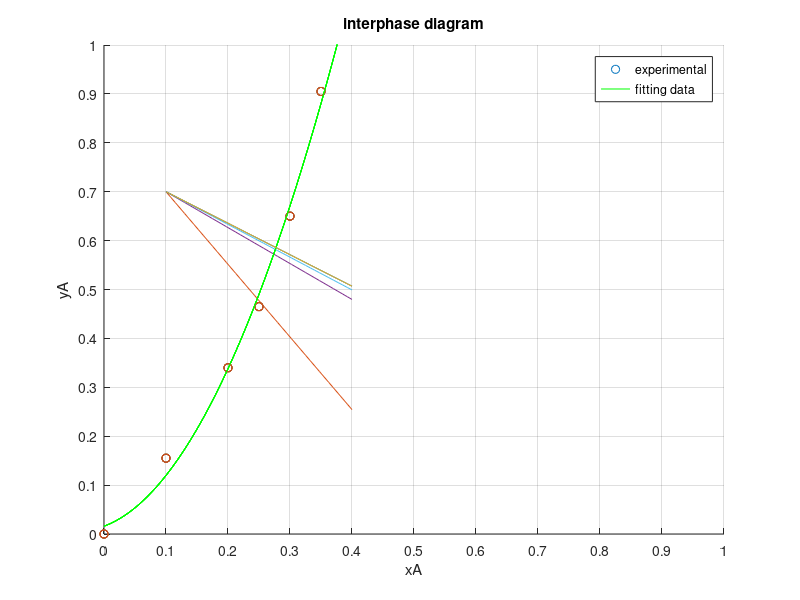

Recreate this plot in MATLAB.
clc;
clear;

kx = 1.53; % kx' = 1.53 kmol/m^2*h
ky = 1.03; % ky' = 1.03 kmol/m^2*h
xA_L = 0.1; % avarage mol fraction of liquid A
yA_G = 0.7; % avarage mol fraction of gase A

xA = [0 0.1 0.2 0.25 0.3 0.35]; % experimental xA data 
yA = [0 0.155 0.340 0.465 0.650 0.905]; % experimental yA data 

p = polyfit(xA, yA, 2); % polynomial fitting respect to experimental xA and yA
xp = 0:0.01:0.4; % x axis for fitting plot
yp = polyval(p, xp); % fitting value (yA)
x = linspace(0.1,0.4,length(xp)); 

eps = 0.001; % tolerans of intersection point for curve and slope line 
Bix0 = 1; % initial value assumed EMZD 
Biy0 = 1; % initial value assumed EMZD 
for i = 1:5 % loop for iteration to find xA_i and yA_i
  m = (-kx/Bix0)/(ky/Biy0); % slope   
  y = m * (x - 0.1) + 0.7; % linear equation has initial points are xA_L = 0.1, yA_G = 0.7
  idx = find(y - yp <= eps,1); % index of intersection point 
  xA_i = xp(idx); % value of xA_i @ index at xp array
  yA_i = yp(idx); % value of yA_i @ index at xp array
  Biy = ((1-yA_G)-(1-yA_i))/(log((1-yA_G)/(1-yA_i))); % general formula for Biy
  Bix = ((1-xA_L)-(1-xA_i))/(log((1-xA_L)/(1-xA_i))); % general formula for Biy
  Biy0 = Biy; % changing variable to continue loop
  Bix0 = Bix; % changing variable to continue loop
  hold on
  plot(xA,yA,'o',xp,yp,'g',x,y) % plot of all obtained lines and curves at same graph
  set(gca,'YLim',[0 1])
  set(gca,'YTick',[0:0.1:1])
  set(gca,'XLim',[0 1])
  set(gca,'XTick',[0:0.1:1])
  grid
  xlabel('xA')
  ylabel('yA')
  legend('experimental','fitting data')
  title('interphase diagram')
  hold off
end    
xA_i % interphase of liquid
yA_i % interphase of gase
m
Bix0
Biy0

NA_y = (ky/Biy)*(yA_G - yA_i) % flux of gase component of A 
NA_x = (kx/Bix)*(xA_i - xA_L) % flux of liquid component of A
NA_avg = (NA_y + NA_x) / 2 % avarage flux of A